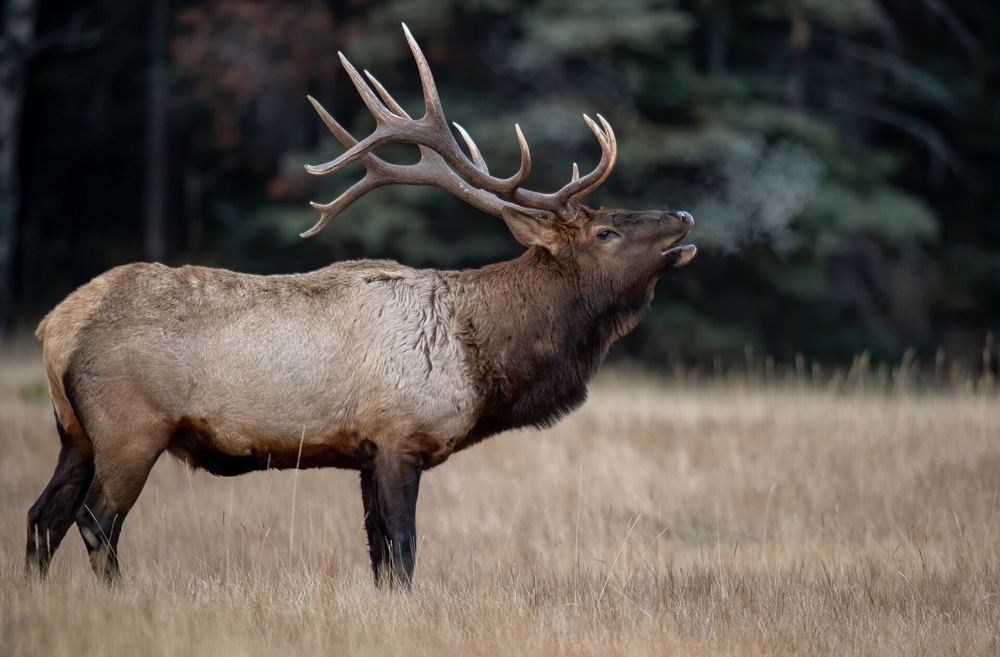
%> input picture color-image-equalization-PCA/elk.jpeg, 1000 x 657 px, shrunk from 1920 x 1261 before the run
$ octave eq_run_all.m   (GNU Octave 9; MATLAB toolbox functions it lacks are replaced by stand-ins)
%> lines starting %> are read from the running program, lines starting %| are printed output that depends on the picture
%> further down, img is the input picture: size 657x1000x3 uint8; mean R, G, B 93.1, 85.3, 78.1
### color-image-equalization-PCA/color_equalization.m
% Function to perform histogram equalization on a color image. Converts the
% image to HSV color space and performs equalization on saturation
%
% Inputs: img - color image
%
% Outputs: eq_img - equalized color image
%

function [eq_img, s_scaled] = color_equalization(img, sat_scale)
%> called with sat_scale = 1
    img_hsv = rgb2hsv(img);
%> img_hsv: size 657x1000x3 double; mean H, S, V 0.274, 0.273, 0.379
    h = img_hsv(:, :, 1);
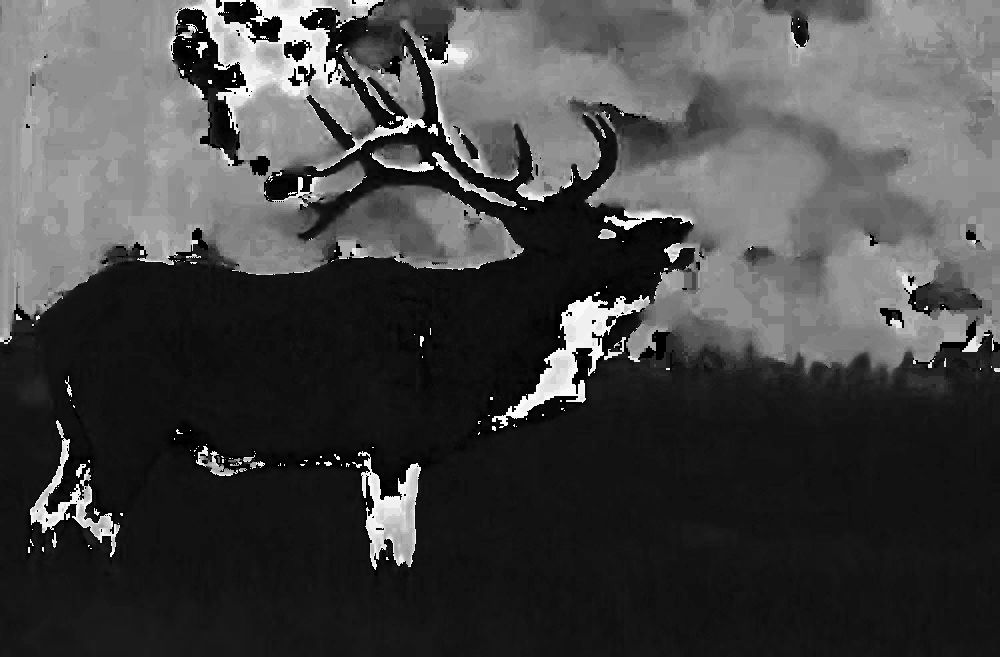
%> h: size 657x1000 double; min 0, max 0.992, mean 0.274
    s = img_hsv(:, :, 2);
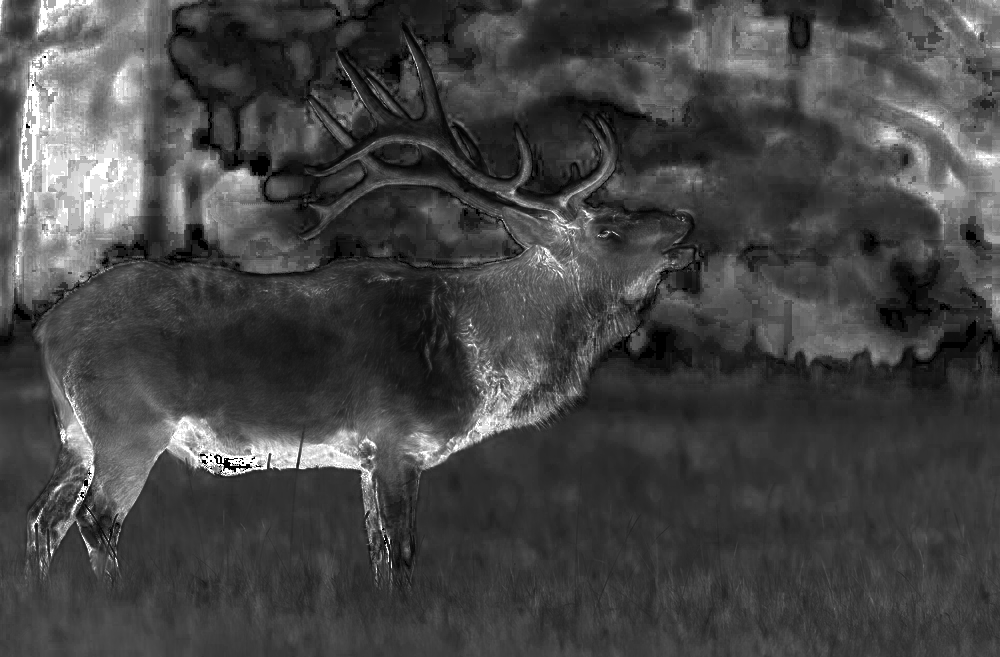
%> s: size 657x1000 double; min 0, max 1, mean 0.273
    v = img_hsv(:, :, 3);
    v_eq = histeq(v, numel(unique(v)));
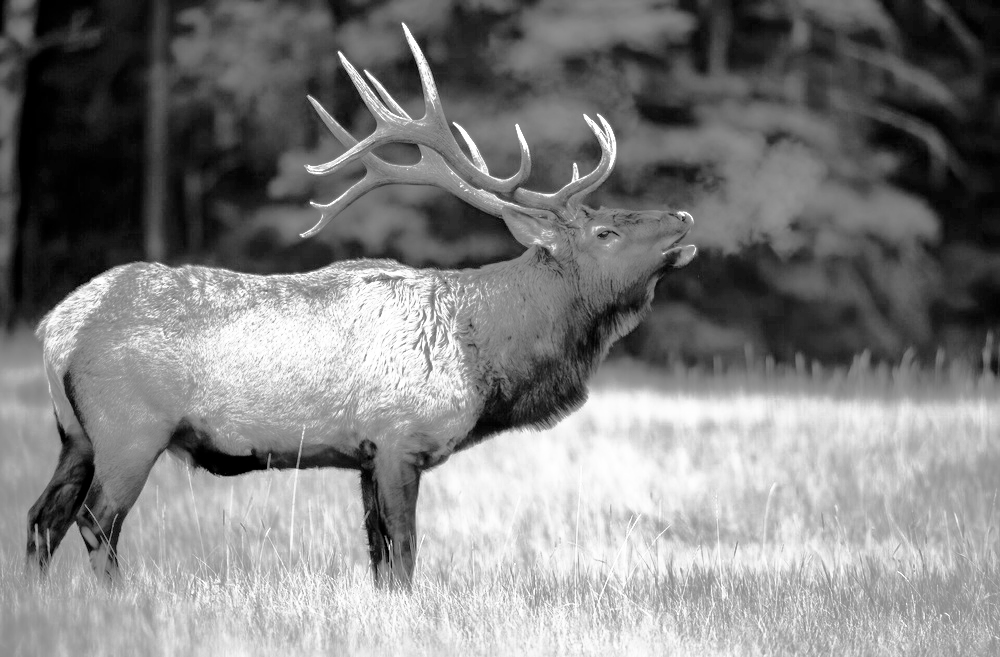
%> v_eq: size 657x1000 double; min 0, max 1, mean 0.501
    s_scaled = min(max(s * sat_scale, 0), 1);
    img_hsv = reshape([h, s_scaled, v_eq], size(img));
%> img_hsv: size 657x1000x3 double; mean H, S, V 0.274, 0.273, 0.501
    eq_img = hsv2rgb(img_hsv);
end

### color-image-equalization-PCA/eq_run_all.m
img = imread("elk.jpeg");

[eq_img, s_scaled] = color_equalization(img, 1);

close all
figure; imshow(img, []); title("Original Image")
figure; subplot(3, 1, 1); histogram(img(:, :, 1)); title("R Original");
subplot(3, 1, 2); histogram(img(:, :, 2)); title("G Original");
subplot(3, 1, 3); histogram(img(:, :, 3)); title("B Original");

figure; imshow(eq_img, []); title("Equalized Image")
figure; subplot(3, 1, 1); histogram(255*eq_img(:, :, 1)); title("R Equalized");
subplot(3, 1, 2); histogram(255*eq_img(:, :, 2)); title("G Equalized");
subplot(3, 1, 3); histogram(255*eq_img(:, :, 3)); title("B Equalized");
%> after `title("B Equalized")`:
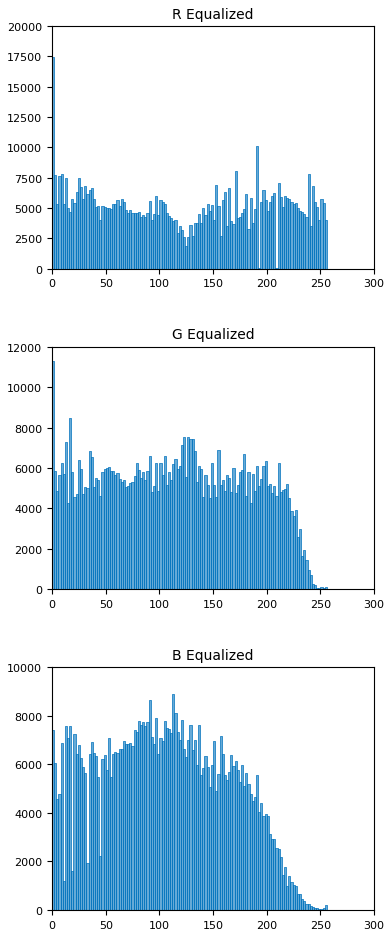
%> figure redrawn from the program's plot data, 3 panels; panel 1: tallest bar 17459 high, from x = 0 to 2; panel 2: tallest bar 11295 high, from x = 0 to 2; panel 3: tallest bar 8889 high, from x = 112 to 114

[eq_img2, s_scaled2] = color_equalization(img, .5);
%> in color_equalization (call 2), `img_hsv = reshape([h, s_scaled, v_eq], size(img));`: img_hsv: size 657x1000x3 double; mean H, S, V 0.274, 0.136, 0.501

[eq_img3, s_scaled3] = color_equalization(img, 2);
%> call 3 of color_equalization, with sat_scale = 2
%> in color_equalization (call 3), `s_scaled = min(max(s * sat_scale, 0), 1);`:
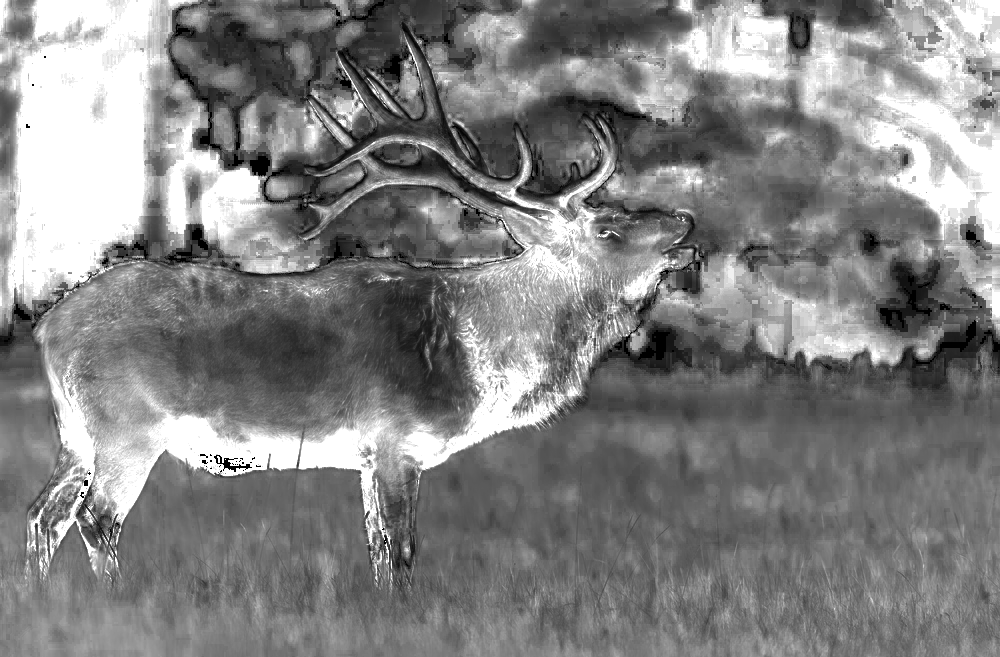
%> s_scaled: size 657x1000 double; min 0, max 1, mean 0.512
%> in color_equalization (call 3), `img_hsv = reshape([h, s_scaled, v_eq], size(img));`: img_hsv: size 657x1000x3 double; mean H, S, V 0.274, 0.512, 0.501
%> in color_equalization (call 3), `eq_img = hsv2rgb(img_hsv);`:
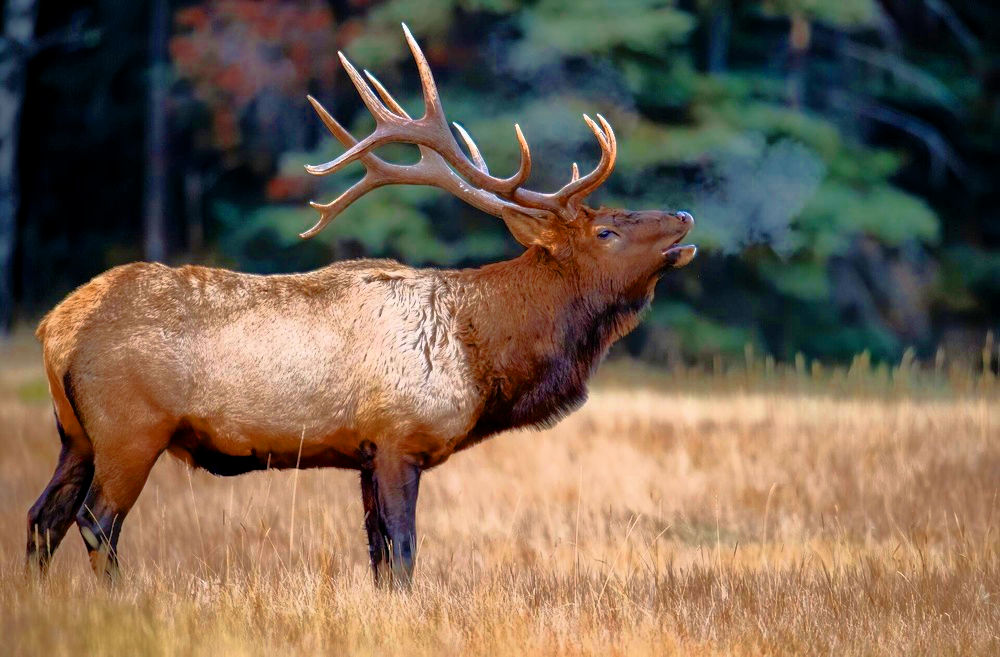
%> eq_img: size 657x1000x3 double; mean R, G, B 0.458, 0.387, 0.317

x_max = max(s_scaled3(:));
%> x_max = 1

figure; subplot(2, 3, 1);
imshow(eq_img, []); title("No Saturation Scaling")
subplot(2, 3, 4); histogram(s_scaled); xlim([0 x_max]);

subplot(2, 3, 2);imshow(eq_img2, []); title("Saturation Scaled by .5")
subplot(2, 3, 5); histogram(s_scaled2); xlim([0 x_max]);

subplot(2, 3, 3); imshow(eq_img3, []); title("Saturation Scaled by 2")
subplot(2, 3, 6); histogram(s_scaled3); xlim([0 x_max]);
%> after `xlim([0 x_max])`:
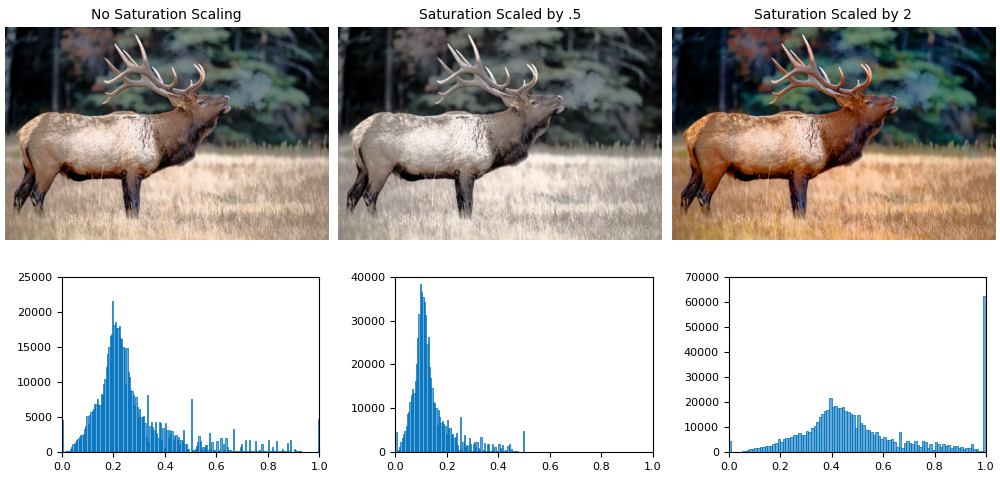
%> figure redrawn from the program's plot data, 6 panels

$ run again, with color-image-equalization-PCA/elephant.png saved as color-image-equalization-PCA/elk.jpeg
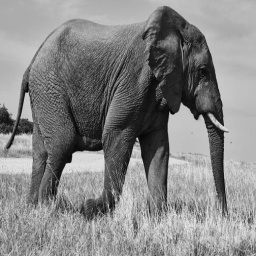
%> input picture color-image-equalization-PCA/elephant.png, 256 x 256 px
%> img is the input picture: size 256x256x3 uint8; min 3, max 229, mean 133.7
%> h: size 256x256 double; every value is 0
%> in color_equalization, `v_eq = histeq(v, numel(unique(v)));`:
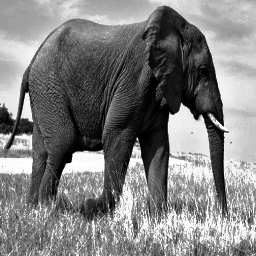
%> v_eq: size 256x256 double; min 0, max 1, mean 0.501
%> `title("B Equalized")`:
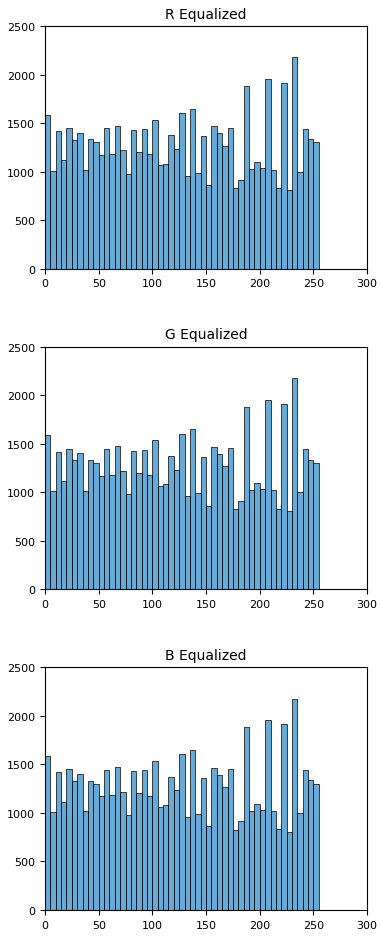
%> figure redrawn from the program's plot data, 3 panels; panel 1: tallest bar 2178 high, from x = 230 to 235; panel 2: tallest bar 2178 high, from x = 230 to 235; panel 3: tallest bar 2178 high, from x = 230 to 235
%> x_max = 0
